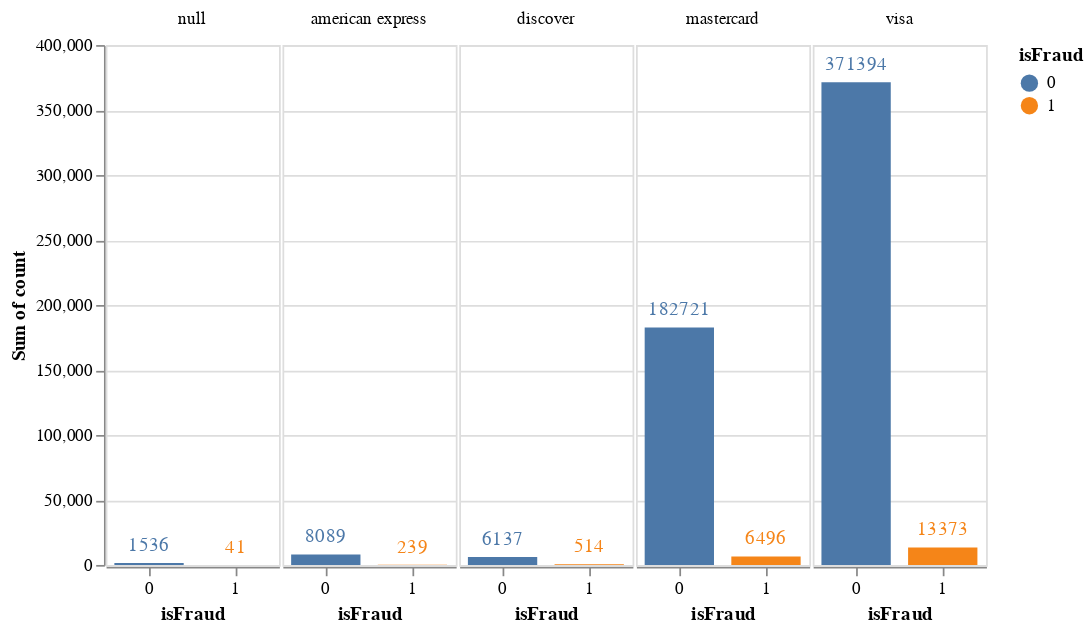

The cell this chart's notebook holds for it:
### Code cell
bar_chart = alt.Chart(card4Group).encode(
    alt.X("isFraud:O", axis=alt.Axis(labelAngle=0)),
    alt.Y("sum(count):Q"),
    alt.Color("isFraud:N"),
    alt.Text("sum(count):Q", format=".0f"),
).properties(height=alt.Step(50), width=100)

alt.layer(
    bar_chart.mark_bar(size=40),
    bar_chart.mark_text(dy=-10)
).facet(
    alt.Column("card4:N", title=None)
).configure_facet(spacing=0)

### Figure 1 — Vega-Lite specification as saved in the notebook (floating-point values rounded to 4 significant figures)
{"config": {"view": {"continuousWidth": 400, "continuousHeight": 300}, "facet": {"spacing": 0}}, "data": {"name": "data-eae9559f6b593344b1f89d6cd97f6061"}, "facet": {"field": "card4", "title": null, "type": "nominal"}, "spec": {"layer": [{"mark": {"type": "bar", "size": 40}, "encoding": {"color": {"field": "isFraud", "type": "nominal"}, "text": {"aggregate": "sum", "field": "count", "format": ".0f", "type": "quantitative"}, "x": {"axis": {"labelAngle": 0}, "field": "isFraud", "type": "ordinal"}, "y": {"aggregate": "sum", "field": "count", "type": "quantitative"}}, "height": {"step": 50}, "width": 100}, {"mark": {"type": "text", "dy": -10}, "encoding": {"color": {"field": "isFraud", "type": "nominal"}, "text": {"aggregate": "sum", "field": "count", "format": ".0f", "type": "quantitative"}, "x": {"axis": {"labelAngle": 0}, "field": "isFraud", "type": "ordinal"}, "y": {"aggregate": "sum", "field": "count", "type": "quantitative"}}, "height": {"step": 50}, "width": 100}]}, "$schema": "https://vega.github.io/schema/vega-lite/v4.17.0.json", "datasets": {"data-eae9559f6b593344b1f89d6cd97f6061": [{"card4": "american express", "isFraud": 0, "count": 8089}, {"card4": "american express", "isFraud": 1, "count": 239}, {"card4": "discover", "isFraud": 0, "count": 6137}, {"card4": "discover", "isFraud": 1, "count": 514}, {"card4": "mastercard", "isFraud": 0, "count": 182721}, {"card4": "mastercard", "isFraud": 1, "count": 6496}, {"card4": "visa", "isFraud": 0, "count": 371394}, {"card4": "visa", "isFraud": 1, "count": 13373}, {"card4": null, "isFraud": 0, "count": 1536}, {"card4": null, "isFraud": 1, "count": 41}]}}
